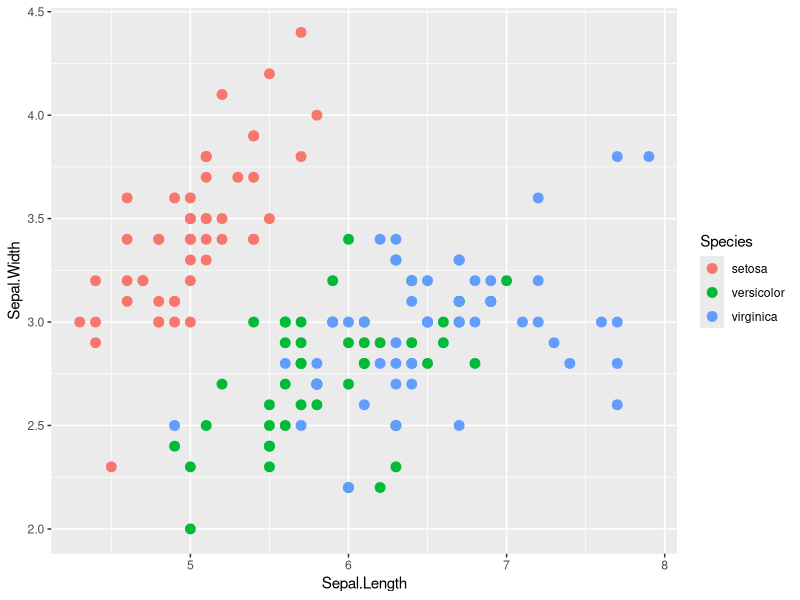

Write R code to recreate this figure.
## ---- chunk 1
knitr::opts_chunk$set(echo = FALSE)
## ---- chunk 2
library(ggplot2)
ggplot(iris, aes(x = Sepal.Length, y = Sepal.Width)) + geom_point(aes(color = Species), size = 3)
